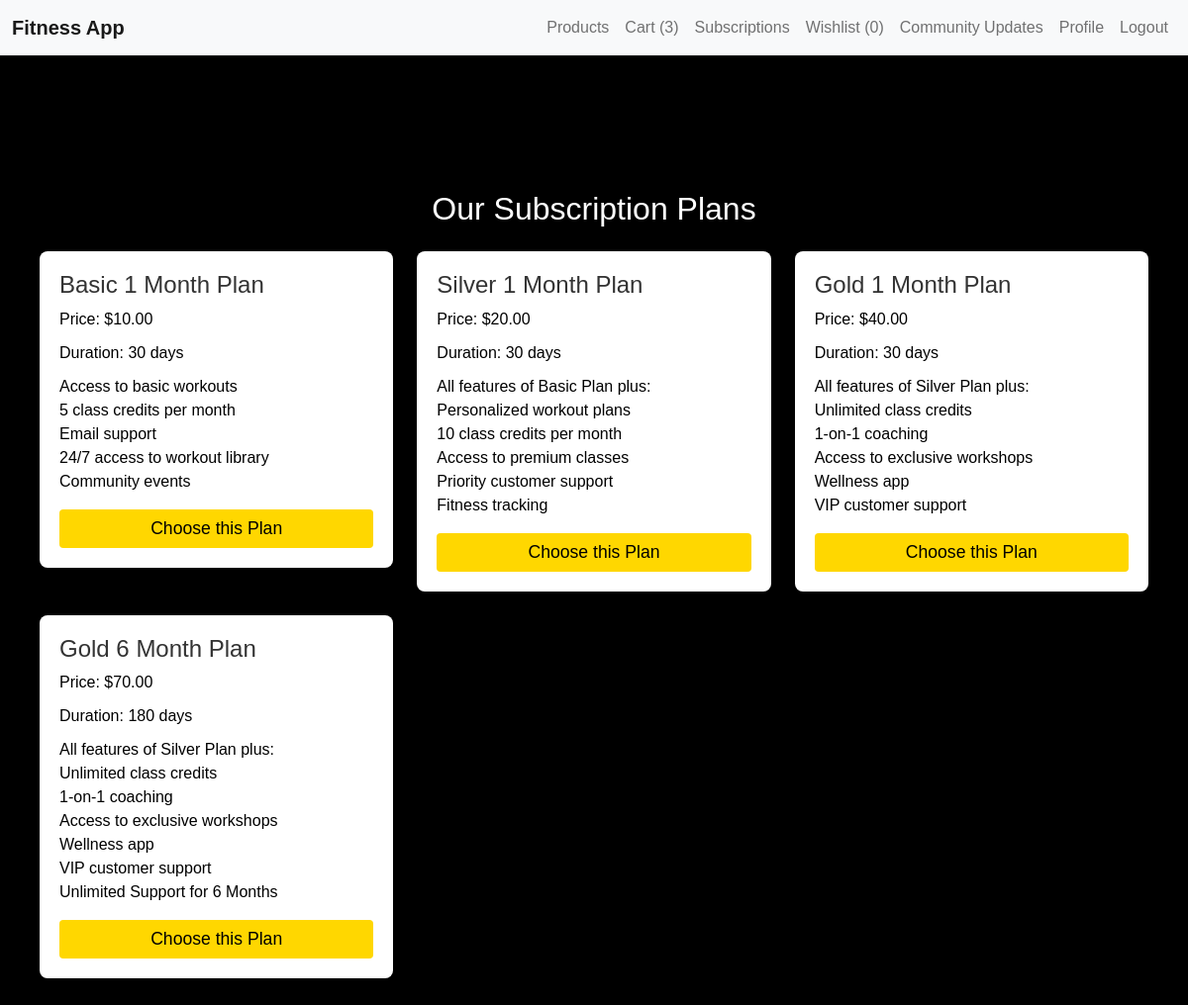
The page /subscription/ (signed in) on the database its author committed.
### fitness/models.py (models this page shows, shortened)
class SubscriptionPlan(models.Model):
    name = models.CharField(max_length=100)
    price = models.DecimalField(max_digits=10, decimal_places=2)
    duration = models.IntegerField()  # Duration in days
    benefits = models.TextField()
    is_active = models.BooleanField(default=True)
    is_spotlight = models.BooleanField(default=False)
    created_at = models.DateTimeField(default=timezone.now)

### fitness/views.py (the view)
# urls.py: path('subscription/', subscription_plans, name='subscription'),
def subscription_plans(request):
    plans = SubscriptionPlan.objects.filter(is_active=True)
    return render(request, 'fitness/subscription.html', {'plans': plans})

### cart/models.py (called while the page is built)
    def get_total_items(self):
        return sum(item.quantity for item in self.items.all())

### fitness/context_processors.py (called while the page is built)
def cart_count(request):
    count = 0
    if request.user.is_authenticated:
        try:
            cart = Cart.objects.get(user=request.user)
            count = cart.get_total_items()
        except Cart.DoesNotExist:
            count = 0
    return {'cart_count': count}

def wishlist_count(request):
    if request.user.is_authenticated:
        wishlist, created = Wishlist.objects.get_or_create(user=request.user)
        count = wishlist.items.count()
    else:
        count = 0
    return {'wishlist_count': count}

### fitness/templates/fitness/subscription.html (shortened to what this page needs)
{% extends "base.html" %}
{% load static %}
{% block content %}
<div class="container mt-5">
    <h2 class="text-center mb-4 subscription">Our Subscription Plans</h2>
    {% if plans %}
        <div class="row">
            {% for plan in plans %}
                <div class="col-md-4 mb-4">
                    <div class="card shadow-sm">
                        <div class="card-body">
                            <h3 class="card-title">{{ plan.name }}</h3>
                            <p class="card-text">Price: ${{ plan.price }}</p>
                            <p class="card-text">Duration: {{ plan.duration }} days</p>
                            <div class="card-text">
                                {{ plan.benefits|safe }}
                            </div>
                            <div class="mt-3">
                                {% if user.is_authenticated %}
                                    {% if user.userprofile.subscription_plan %}
                                        {% if user.userprofile.subscription_plan.is_active %}
                                            {% if user.userprofile.subscription_plan == plan %}
                                                <form action="{% url 'cancel_subscription' %}" method="post">
                                                    {% csrf_token %}
                                                    <button type="submit" class="btn btn-danger w-100">Cancel Current Subscription</button>
                                                </form>
                                            {% else %}
                                                <div class="alert alert-warning">
                                                    You already have an active subscription with the <strong>{{ user.userprofile.subscription_plan.name }}</strong> plan.
                                                </div>
                                            {% endif %}
                                        {% else %}
                                            <a href="{% url 'subscribe' plan.id %}" class="btn btn-primary w-100">Choose this Plan</a>
                                        {% endif %}
                                    {% else %}
                                        <a href="{% url 'subscribe' plan.id %}" class="btn btn-primary w-100">Choose this Plan</a>
                                    {% endif %}
                                {% else %}
                                    <a href="{% url 'login' %}" class="btn btn-primary w-100">Login to Subscribe</a>
                                {% endif %}
                            </div>
                        </div>
                    </div>
                </div>
            {% endfor %}
        </div>
    {% else %}
        <p>No subscription plans available.</p>
    {% endif %}
</div>
{% endblock %}

### static/css/style.css (style rules this page uses)
body { font-family: 'Montserrat', sans-serif; background-color: black; color: #333; padding-top: 80px; }
.container { margin-top: 60px; max-width: 1200px; margin-top: 100px; padding: 20px; border-radius: 8px; box-shadow: 0 4px 8px rgba(0, 0, 0, 0.1); }
ul { list-style-type: none; }
li { display: list-item; text-align: justify; unicode-bidi: isolate; }
ol, ul { padding-left: 0; }
.card-body { padding: 20px; }
.card-title { font-size: 1.5rem; }
.card-text { font-size: 1rem; color: black; }
.btn { font-size: 1.1rem; }
.mt-3 { margin-top: 15px; }
.mb-4 { margin-bottom: 30px; }
.card { border: none; box-shadow: 0 4px 8px rgba(0, 0, 0, 0.05); transition: transform 0.2s ease-in-out, box-shadow 0.2s; list-style-type: none; border-radius: 8px; }
.btn-primary { background-color: gold; border: none; margin-right: 0px; color: black; }
.spotlight, .subscription, .products, .wish, .community, .profile, .signout, .signin { color: #fff; }
p { margin-bottom: 10px; color: #fff; }

### rows shown on the page
SubscriptionPlan: name "Basic 1 Month Plan", price "10.00", duration "30", benefits "Access to basic workouts 5 class credits per month Email support 24/7 access to workout library Community events"
SubscriptionPlan: name "Silver 1 Month Plan", price "20.00", duration "30", benefits "All features of Basic Plan plus: Personalized workout plans 10 class credits per month Access to premium classes Priority customer support Fitness tracking"
SubscriptionPlan: name "Gold 1 Month Plan", price "40.00", duration "30", benefits "All features of Silver Plan plus: Unlimited class credits 1-on-1 coaching Access to exclusive workshops Wellness app VIP customer support"
SubscriptionPlan: name "Gold 6 Month Plan", price "70.00", duration "180", benefits "All features of Silver Plan plus: Unlimited class credits 1-on-1 coaching Access to exclusive workshops Wellness app VIP customer support Unlimited Support for 6 Months"

### other values the page prints
{{ cart_count }} "3"
{{ wishlist_count }} "0"
